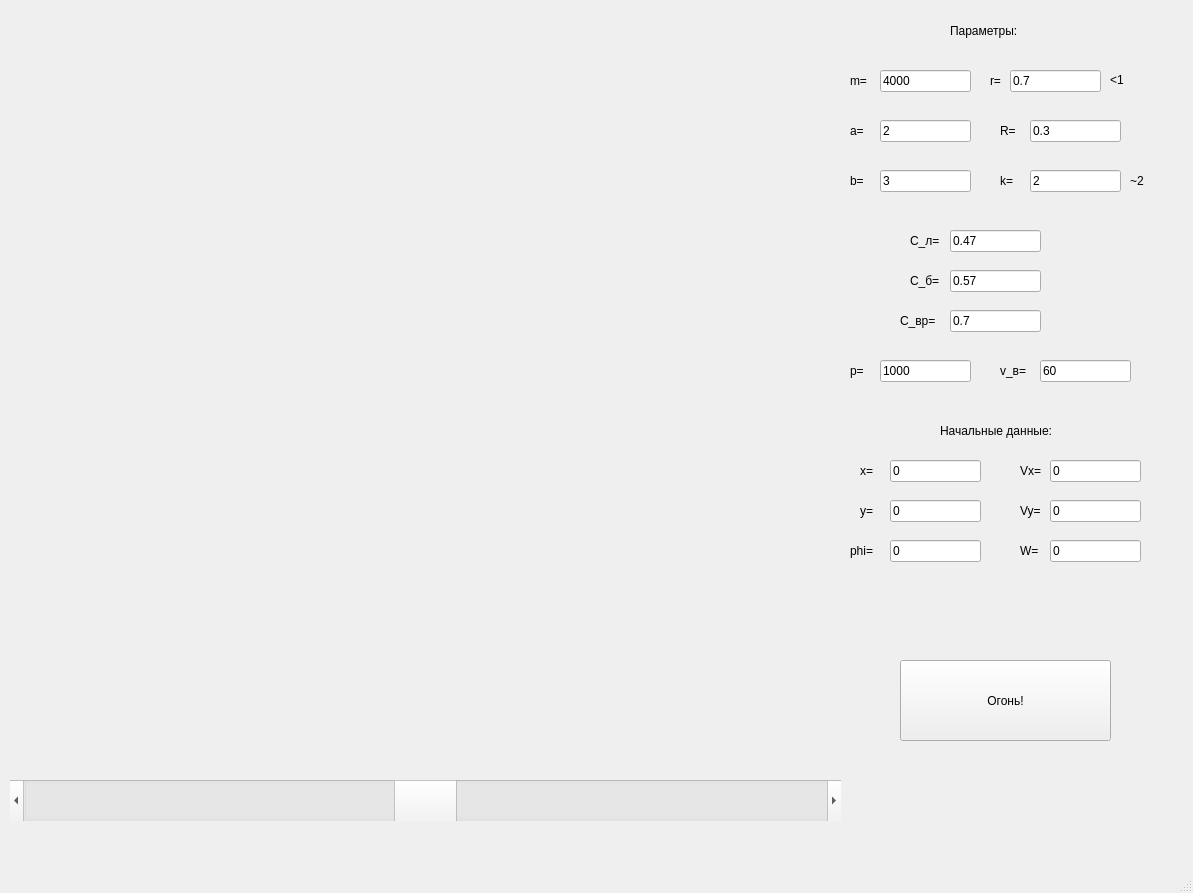
<?xml version="1.0" encoding="UTF-8"?>
<ui version="4.0">
 <class>MainWindow</class>
 <widget class="QMainWindow" name="MainWindow">
  <property name="geometry">
   <rect>
    <x>0</x>
    <y>0</y>
    <width>1193</width>
    <height>893</height>
   </rect>
  </property>
  <property name="windowTitle">
   <string>MainWindow</string>
  </property>
  <widget class="QWidget" name="centralwidget">
   <widget class="OceanWidget" name="OceanWidget" native="true">
    <property name="geometry">
     <rect>
      <x>10</x>
      <y>10</y>
      <width>831</width>
      <height>751</height>
     </rect>
    </property>
   </widget>
   <widget class="QLabel" name="label">
    <property name="geometry">
     <rect>
      <x>950</x>
      <y>20</y>
      <width>81</width>
      <height>21</height>
     </rect>
    </property>
    <property name="text">
     <string>Параметры:</string>
    </property>
   </widget>
   <widget class="QLineEdit" name="m_Edit">
    <property name="geometry">
     <rect>
      <x>880</x>
      <y>70</y>
      <width>91</width>
      <height>22</height>
     </rect>
    </property>
    <property name="text">
     <string>4000</string>
    </property>
   </widget>
   <widget class="QLabel" name="label_2">
    <property name="geometry">
     <rect>
      <x>850</x>
      <y>70</y>
      <width>21</width>
      <height>21</height>
     </rect>
    </property>
    <property name="text">
     <string>m=</string>
    </property>
   </widget>
   <widget class="QLabel" name="label_3">
    <property name="geometry">
     <rect>
      <x>990</x>
      <y>70</y>
      <width>21</width>
      <height>21</height>
     </rect>
    </property>
    <property name="text">
     <string>r=</string>
    </property>
   </widget>
   <widget class="QLineEdit" name="r_Edit">
    <property name="geometry">
     <rect>
      <x>1010</x>
      <y>70</y>
      <width>91</width>
      <height>22</height>
     </rect>
    </property>
    <property name="text">
     <string>0.7</string>
    </property>
   </widget>
   <widget class="QLabel" name="label_4">
    <property name="geometry">
     <rect>
      <x>1110</x>
      <y>70</y>
      <width>21</width>
      <height>21</height>
     </rect>
    </property>
    <property name="text">
     <string>&lt;1</string>
    </property>
   </widget>
   <widget class="QLabel" name="label_5">
    <property name="geometry">
     <rect>
      <x>850</x>
      <y>120</y>
      <width>21</width>
      <height>21</height>
     </rect>
    </property>
    <property name="text">
     <string>a=</string>
    </property>
   </widget>
   <widget class="QLineEdit" name="a_Edit">
    <property name="geometry">
     <rect>
      <x>880</x>
      <y>120</y>
      <width>91</width>
      <height>22</height>
     </rect>
    </property>
    <property name="text">
     <string>2</string>
    </property>
   </widget>
   <widget class="QLabel" name="label_6">
    <property name="geometry">
     <rect>
      <x>850</x>
      <y>170</y>
      <width>21</width>
      <height>21</height>
     </rect>
    </property>
    <property name="text">
     <string>b=</string>
    </property>
   </widget>
   <widget class="QLineEdit" name="b_Edit">
    <property name="geometry">
     <rect>
      <x>880</x>
      <y>170</y>
      <width>91</width>
      <height>22</height>
     </rect>
    </property>
    <property name="text">
     <string>3</string>
    </property>
   </widget>
   <widget class="QLabel" name="label_7">
    <property name="geometry">
     <rect>
      <x>1000</x>
      <y>120</y>
      <width>21</width>
      <height>21</height>
     </rect>
    </property>
    <property name="text">
     <string>R=</string>
    </property>
   </widget>
   <widget class="QLineEdit" name="R_Edit">
    <property name="geometry">
     <rect>
      <x>1030</x>
      <y>120</y>
      <width>91</width>
      <height>22</height>
     </rect>
    </property>
    <property name="text">
     <string>0.3</string>
    </property>
   </widget>
   <widget class="QLabel" name="label_8">
    <property name="geometry">
     <rect>
      <x>1000</x>
      <y>170</y>
      <width>21</width>
      <height>21</height>
     </rect>
    </property>
    <property name="text">
     <string>k=</string>
    </property>
   </widget>
   <widget class="QLineEdit" name="k_Edit">
    <property name="geometry">
     <rect>
      <x>1030</x>
      <y>170</y>
      <width>91</width>
      <height>22</height>
     </rect>
    </property>
    <property name="text">
     <string>2</string>
    </property>
   </widget>
   <widget class="QLabel" name="label_9">
    <property name="geometry">
     <rect>
      <x>1130</x>
      <y>170</y>
      <width>21</width>
      <height>21</height>
     </rect>
    </property>
    <property name="text">
     <string>~2</string>
    </property>
   </widget>
   <widget class="QLineEdit" name="Cl_Edit">
    <property name="geometry">
     <rect>
      <x>950</x>
      <y>230</y>
      <width>91</width>
      <height>22</height>
     </rect>
    </property>
    <property name="text">
     <string>0.47</string>
    </property>
   </widget>
   <widget class="QLabel" name="label_10">
    <property name="geometry">
     <rect>
      <x>910</x>
      <y>230</y>
      <width>31</width>
      <height>21</height>
     </rect>
    </property>
    <property name="text">
     <string>С_л=</string>
    </property>
   </widget>
   <widget class="QLabel" name="label_11">
    <property name="geometry">
     <rect>
      <x>910</x>
      <y>270</y>
      <width>31</width>
      <height>21</height>
     </rect>
    </property>
    <property name="text">
     <string>С_б=</string>
    </property>
   </widget>
   <widget class="QLineEdit" name="Cb_Edit">
    <property name="geometry">
     <rect>
      <x>950</x>
      <y>270</y>
      <width>91</width>
      <height>22</height>
     </rect>
    </property>
    <property name="text">
     <string>0.57</string>
    </property>
   </widget>
   <widget class="QLabel" name="label_12">
    <property name="geometry">
     <rect>
      <x>850</x>
      <y>360</y>
      <width>21</width>
      <height>21</height>
     </rect>
    </property>
    <property name="text">
     <string>p=</string>
    </property>
   </widget>
   <widget class="QLineEdit" name="rho_Edit">
    <property name="geometry">
     <rect>
      <x>880</x>
      <y>360</y>
      <width>91</width>
      <height>22</height>
     </rect>
    </property>
    <property name="text">
     <string>1000</string>
    </property>
   </widget>
   <widget class="QLabel" name="label_13">
    <property name="geometry">
     <rect>
      <x>1000</x>
      <y>360</y>
      <width>31</width>
      <height>21</height>
     </rect>
    </property>
    <property name="text">
     <string>v_в=</string>
    </property>
   </widget>
   <widget class="QLineEdit" name="Vvpd_Edit">
    <property name="geometry">
     <rect>
      <x>1040</x>
      <y>360</y>
      <width>91</width>
      <height>22</height>
     </rect>
    </property>
    <property name="text">
     <string>60</string>
    </property>
   </widget>
   <widget class="QLineEdit" name="Cvr_Edit">
    <property name="geometry">
     <rect>
      <x>950</x>
      <y>310</y>
      <width>91</width>
      <height>22</height>
     </rect>
    </property>
    <property name="text">
     <string>0.7</string>
    </property>
   </widget>
   <widget class="QLabel" name="label_14">
    <property name="geometry">
     <rect>
      <x>900</x>
      <y>310</y>
      <width>41</width>
      <height>21</height>
     </rect>
    </property>
    <property name="text">
     <string>С_вр=</string>
    </property>
   </widget>
   <widget class="QLabel" name="label_15">
    <property name="geometry">
     <rect>
      <x>940</x>
      <y>420</y>
      <width>121</width>
      <height>21</height>
     </rect>
    </property>
    <property name="text">
     <string>Начальные данные:</string>
    </property>
   </widget>
   <widget class="QLabel" name="label_16">
    <property name="geometry">
     <rect>
      <x>860</x>
      <y>460</y>
      <width>21</width>
      <height>21</height>
     </rect>
    </property>
    <property name="text">
     <string>x=</string>
    </property>
   </widget>
   <widget class="QLineEdit" name="x0_Edit">
    <property name="geometry">
     <rect>
      <x>890</x>
      <y>460</y>
      <width>91</width>
      <height>22</height>
     </rect>
    </property>
    <property name="text">
     <string>0</string>
    </property>
   </widget>
   <widget class="QLineEdit" name="y0_Edit">
    <property name="geometry">
     <rect>
      <x>890</x>
      <y>500</y>
      <width>91</width>
      <height>22</height>
     </rect>
    </property>
    <property name="text">
     <string>0</string>
    </property>
   </widget>
   <widget class="QLabel" name="label_17">
    <property name="geometry">
     <rect>
      <x>860</x>
      <y>500</y>
      <width>21</width>
      <height>21</height>
     </rect>
    </property>
    <property name="text">
     <string>y=</string>
    </property>
   </widget>
   <widget class="QLineEdit" name="phi0_Edit">
    <property name="geometry">
     <rect>
      <x>890</x>
      <y>540</y>
      <width>91</width>
      <height>22</height>
     </rect>
    </property>
    <property name="text">
     <string>0</string>
    </property>
   </widget>
   <widget class="QLabel" name="label_18">
    <property name="geometry">
     <rect>
      <x>850</x>
      <y>540</y>
      <width>31</width>
      <height>21</height>
     </rect>
    </property>
    <property name="text">
     <string>phi=</string>
    </property>
   </widget>
   <widget class="QLabel" name="label_19">
    <property name="geometry">
     <rect>
      <x>1020</x>
      <y>540</y>
      <width>21</width>
      <height>21</height>
     </rect>
    </property>
    <property name="text">
     <string>W=</string>
    </property>
   </widget>
   <widget class="QLineEdit" name="Vx0_Edit">
    <property name="geometry">
     <rect>
      <x>1050</x>
      <y>460</y>
      <width>91</width>
      <height>22</height>
     </rect>
    </property>
    <property name="text">
     <string>0</string>
    </property>
   </widget>
   <widget class="QLineEdit" name="Omega0_Edit">
    <property name="geometry">
     <rect>
      <x>1050</x>
      <y>540</y>
      <width>91</width>
      <height>22</height>
     </rect>
    </property>
    <property name="text">
     <string>0</string>
    </property>
   </widget>
   <widget class="QLabel" name="label_20">
    <property name="geometry">
     <rect>
      <x>1020</x>
      <y>460</y>
      <width>21</width>
      <height>21</height>
     </rect>
    </property>
    <property name="text">
     <string>Vx=</string>
    </property>
   </widget>
   <widget class="QLineEdit" name="Vy0_Edit">
    <property name="geometry">
     <rect>
      <x>1050</x>
      <y>500</y>
      <width>91</width>
      <height>22</height>
     </rect>
    </property>
    <property name="text">
     <string>0</string>
    </property>
   </widget>
   <widget class="QLabel" name="label_21">
    <property name="geometry">
     <rect>
      <x>1020</x>
      <y>500</y>
      <width>21</width>
      <height>21</height>
     </rect>
    </property>
    <property name="text">
     <string>Vy=</string>
    </property>
   </widget>
   <widget class="QScrollBar" name="AngleBar">
    <property name="geometry">
     <rect>
      <x>10</x>
      <y>780</y>
      <width>831</width>
      <height>41</height>
     </rect>
    </property>
    <property name="minimum">
     <number>-180</number>
    </property>
    <property name="maximum">
     <number>180</number>
    </property>
    <property name="pageStep">
     <number>30</number>
    </property>
    <property name="orientation">
     <enum>Qt::Horizontal</enum>
    </property>
   </widget>
   <widget class="QPushButton" name="FireButton">
    <property name="geometry">
     <rect>
      <x>900</x>
      <y>660</y>
      <width>211</width>
      <height>81</height>
     </rect>
    </property>
    <property name="text">
     <string>Огонь!</string>
    </property>
   </widget>
  </widget>
  <widget class="QMenuBar" name="menubar">
   <property name="geometry">
    <rect>
     <x>0</x>
     <y>0</y>
     <width>1193</width>
     <height>26</height>
    </rect>
   </property>
  </widget>
  <widget class="QStatusBar" name="statusbar"/>
 </widget>
 <customwidgets>
  <customwidget>
   <class>OceanWidget</class>
   <extends>QWidget</extends>
   <header location="global">oceanwidget.h</header>
   <container>1</container>
  </customwidget>
 </customwidgets>
 <resources/>
 <connections/>
</ui>
